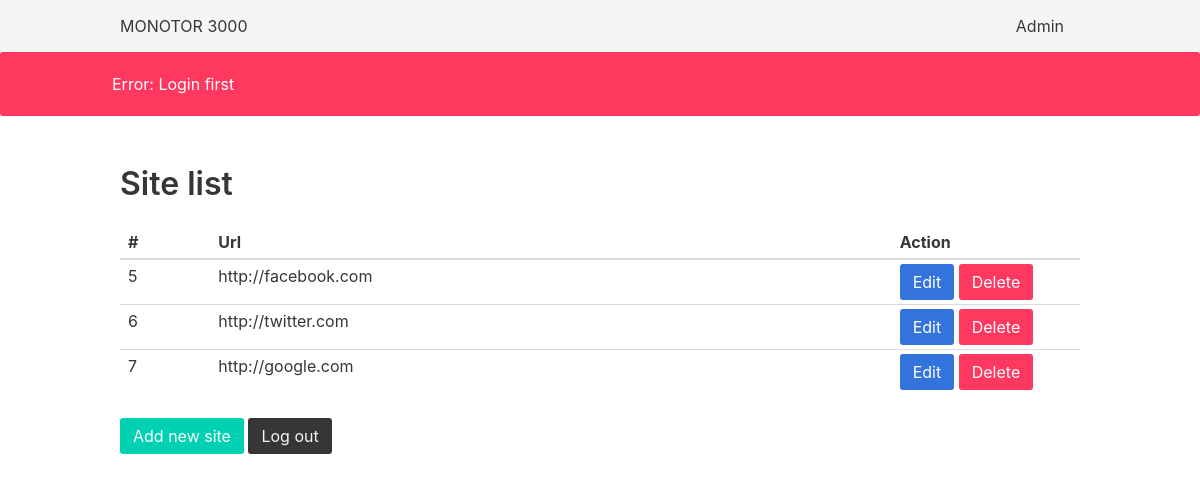
The page /admin on the database its author committed.
### tables this page shows
CREATE TABLE "site"
(
    id INTEGER PRIMARY KEY AUTOINCREMENT,
    url VARCHAR(200) DEFAULT empty
);

### app.py (the view)
@app.route('/admin')
def admin():
    check_login()
    sites = sql_obj.get_all_data_site()
    return render_template('admin/admin.html', sites=sites)

### app.py (called while the page is built)
def check_login():
    if not session.get('logged_in'):
        flash('Error: Login first')
        return redirect(url_for('login'))

### sql_obj.py (called while the page is built)
    def exec_sql(self, query, commit=False):
        req = sqlite3.connect(self.app.config['BDD']).execute(query)
        if commit:
            req.execute("COMMIT ")
        return req

    def get_all_data_site(self):
        sites = self.exec_sql("SELECT * FROM site")
        return sites.fetchall()

### templates/admin/admin.html (shortened to what this page needs)
{% extends 'layout.html' %}
{% block body %}
    <h1 class="title">Site list</h1>
    <table class="table is-narrow is-fullwidth">
        <thead>
        <tr>
            <th>#</th>
            <th>Url</th>
            <th>Action</th>
        </tr>
        </thead>
        <tbody>
        {% for site in sites %}
            <tr>
                <td style="padding-right: 50px">{{ site[0] }}</td>
                <td style="padding-right: 350px">{{ site[1] }}</td>
                <td style="padding-right: 0">
                    <a class="button is-link" href="{{ url_for('edit_site', id_site=site[0]) }}">Edit</a>
                    <a class="button is-danger" href="{{ url_for('delete_site', id_site=site[0]) }}">Delete</a></td>
            </tr>
        {% endfor %}
        </tbody>
    </table>
    <a href="{{ url_for('new_site') }}" class="button is-primary">Add new site</a>
    <a href="{{ url_for('logout') }}" class="button is-dark">Log out</a>
{% endblock %}

### rows shown on the page
site: id "5", url "http://facebook.com"
site: id "6", url "http://twitter.com"
site: id "7", url "http://google.com"

### other values the page prints
{{ message }} "Error: Login first"
